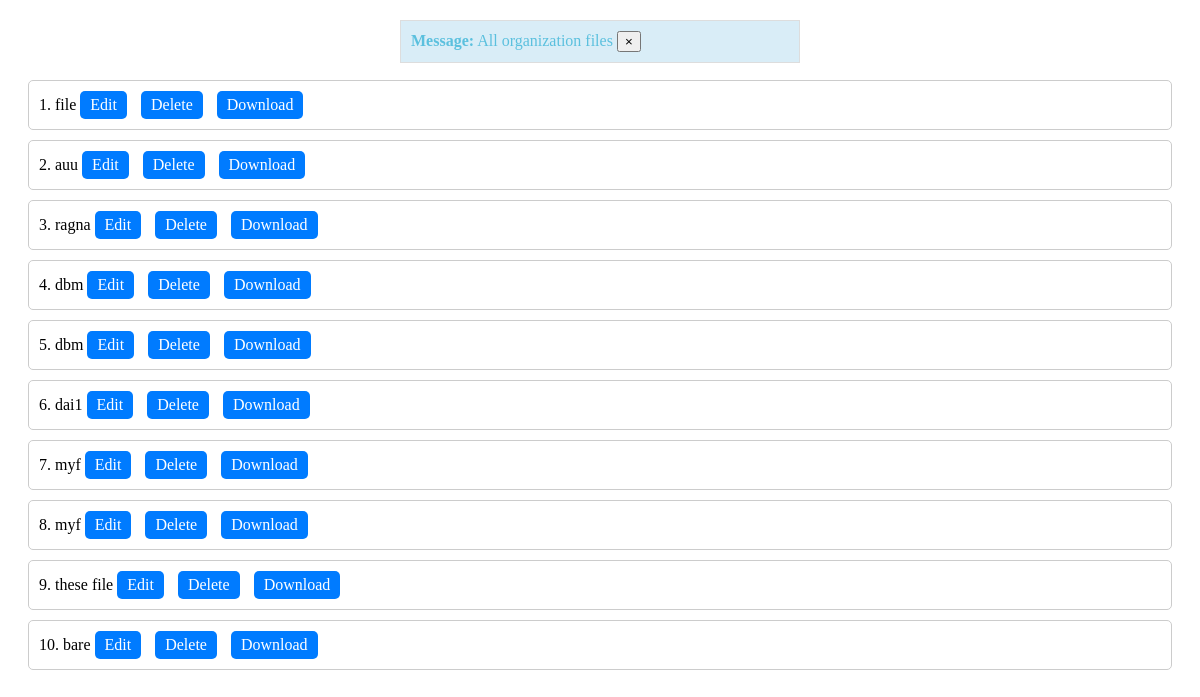
Screenshot of /all/ (signed in) with the database file from the repository.
### upload/models.py (models this page shows, shortened)
class UploadedDocument(models.Model):
    id = models.AutoField(primary_key=True)
    owner = models.ForeignKey(User, on_delete=models.CASCADE)
    name = models.CharField(max_length=255)
    file = models.FileField(upload_to='uploaded_documents/')
    uploaded_at = models.DateTimeField(auto_now_add=True)
    shared_with_user = models.ForeignKey(User, related_name='shared_documents', on_delete=models.CASCADE, null=True, blank=True)
    shared_with_group = models.ForeignKey(Group, related_name='shared_documents', on_delete=models.CASCADE, null=True, blank=True)
    shared_at = models.DateTimeField(default=timezone.now)
    access_level = models.CharField(max_length=20, choices=[('delete', 'Delete'), ('edit', 'Edit'), ('download', 'Download')])
    class UserFileData(models.Model):
       user = models.OneToOneField(User, on_delete=models.CASCADE)
       user_password = models.CharField(max_length=255)

### authentication/views.py (the view)
# urls.py: path('all/', views.view_all_files,name='all'),
@login_required
def view_all_files(request):
    uploaded_documents = UploadedDocument.objects.all()
    messages.success(request,"All organization files")
    return render(request, 'authentication/allfiles.html', {'uploaded_documents': uploaded_documents})

### templates/authentication/allfiles.html (shortened to what this page needs)
<!DOCTYPE html>
<html lang="en">
<head>
</head>
<body>
<div class="alert-container">
    {% for message in messages %}
    <div class="alert alert-{{ message.tags }} alert-dismissible fade show" role="alert">
        <strong>Message:</strong> {{ message }}
        <button type="button" class="close" data-dismiss="alert">
            <span aria-hidden="true">&times;</span>
        </button>
    </div>
    {% endfor %}
</div>
<h1>Overall company files</h1>
<ul>
    {% for document in uploaded_documents %}
    <li>
        <span>{{ forloop.counter }}. {{ document.name }}</span>
        <a href="{% url 'edit_document' document.id %}" class="file-link">Edit</a>
        <a href="{% url 'delete_document' document.id %}" class="file-link">Delete</a>
        <a href="{% url 'download_document' document.id %}" class="file-link">Download</a>
    </li>
    {% endfor %}
</ul>
</body>
</html>

### templates/authentication/allfiles.html (style rules this page uses)
h1 { text-align: center; }
ul { list-style-type: none; padding: 0; margin: 20px; }
.alert-container { position: absolute; top: 20px; left: 50%; transform: translateX(-50%); z-index: 999; width: calc(100% - 40px); max-width: 400px; }
.alert { padding: 10px; margin-bottom: 20px; border: 1px solid #ddd; background-color: #f9f9f9; }
.alert-success { color: #5bc0de; background-color: #d9edf7; }
li { margin-bottom: 10px; padding: 10px; border: 1px solid #ccc; border-radius: 5px; }
.file-link { display: inline-block; margin-right: 10px; padding: 5px 10px; background-color: #007bff; color: #fff; text-decoration: none; border-radius: 5px; }

### rows the page displays
UploadedDocument: name "file"
UploadedDocument: name "auu"
UploadedDocument: name "ragna"
UploadedDocument: name "dbm"
UploadedDocument: name "dbm"
UploadedDocument: name "dai1"
UploadedDocument: name "myf"
UploadedDocument: name "myf"
UploadedDocument: name "these file"
UploadedDocument: name "bare"

### other values shown
{{ message }} "All organization files"
